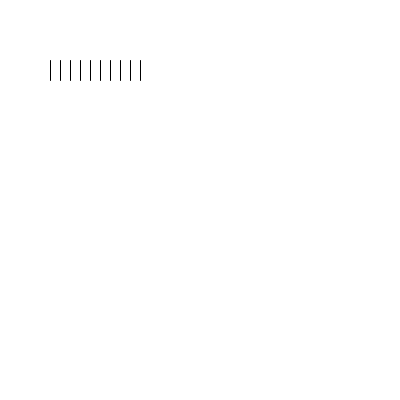
Frame 1 (no input)
Frame 60 (the mouse pressed at the canvas centre just before this capture): identical to frame 1, image omitted
Frame 120 (the mouse held since frame 60 and released just before this capture): identical to frame 1, image omitted

The Processing sketch that drew this single still picture (run headless with seeded random() and noise(); from frame 60 on, the mouse is pressed at the canvas centre):

// Processing sketch: FdI_2019_05_multiple_lines
// ── FdI_2019_05_multiple_lines.pde

void setup() {
  size(400, 400);
}

void draw() {
  background(255);

  //line(50, 60, 50, 80);
  
  float offset = 0;
  while (offset <= 90) {
    line(50+offset, 60, 50+offset, 80);
    offset = offset + 10;
  }
}
